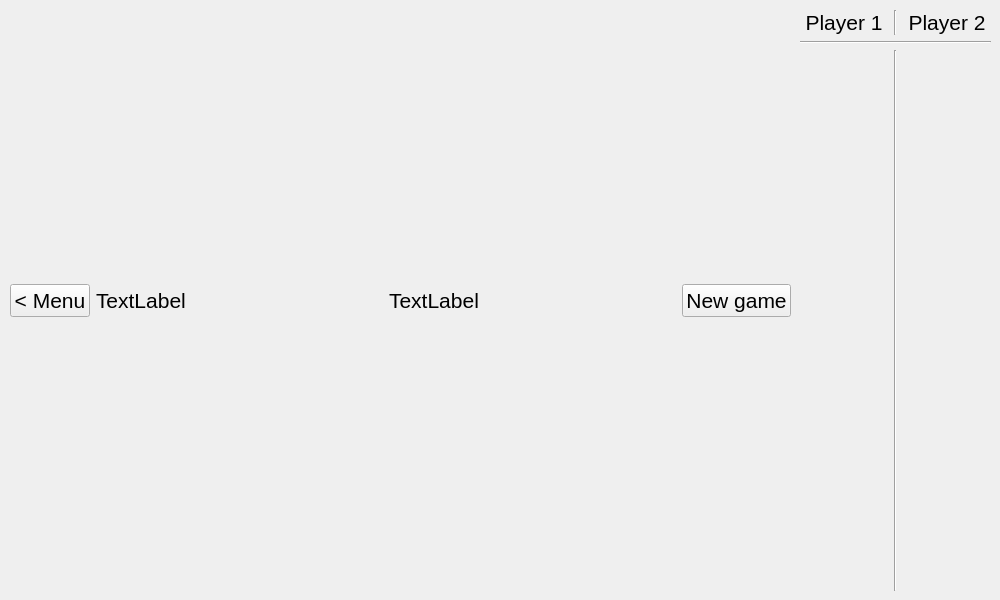
<?xml version="1.0" encoding="UTF-8"?>
<ui version="4.0">
 <class>Game</class>
 <widget class="QWidget" name="Game">
  <property name="geometry">
   <rect>
    <x>0</x>
    <y>0</y>
    <width>1000</width>
    <height>600</height>
   </rect>
  </property>
  <property name="font">
   <font>
    <pointsize>16</pointsize>
   </font>
  </property>
  <property name="windowTitle">
   <string>Form</string>
  </property>
  <widget class="QWidget" name="gridLayoutWidget">
   <property name="geometry">
    <rect>
     <x>10</x>
     <y>10</y>
     <width>781</width>
     <height>581</height>
    </rect>
   </property>
   <layout class="QGridLayout" name="gridLayout">
    <item row="0" column="2">
     <widget class="QLabel" name="labelPlayerTurn">
      <property name="sizePolicy">
       <sizepolicy hsizetype="Preferred" vsizetype="Preferred">
        <horstretch>1</horstretch>
        <verstretch>0</verstretch>
       </sizepolicy>
      </property>
      <property name="font">
       <font>
        <pointsize>16</pointsize>
       </font>
      </property>
      <property name="text">
       <string>TextLabel</string>
      </property>
      <property name="alignment">
       <set>Qt::AlignCenter</set>
      </property>
     </widget>
    </item>
    <item row="0" column="1">
     <widget class="QLabel" name="iconPlayer">
      <property name="text">
       <string>TextLabel</string>
      </property>
     </widget>
    </item>
    <item row="0" column="0">
     <widget class="QPushButton" name="pbMenu">
      <property name="font">
       <font>
        <pointsize>16</pointsize>
       </font>
      </property>
      <property name="text">
       <string>&lt; Menu</string>
      </property>
     </widget>
    </item>
    <item row="0" column="3">
     <widget class="QPushButton" name="pbNewGame">
      <property name="text">
       <string>New game</string>
      </property>
     </widget>
    </item>
   </layout>
  </widget>
  <widget class="QWidget" name="gridLayoutWidget_2">
   <property name="geometry">
    <rect>
     <x>800</x>
     <y>10</y>
     <width>191</width>
     <height>581</height>
    </rect>
   </property>
   <layout class="QGridLayout" name="gridLayout_4">
    <property name="sizeConstraint">
     <enum>QLayout::SetNoConstraint</enum>
    </property>
    <item row="2" column="0">
     <layout class="QVBoxLayout" name="layPair1"/>
    </item>
    <item row="2" column="2">
     <layout class="QVBoxLayout" name="layPair2"/>
    </item>
    <item row="0" column="2">
     <widget class="QLabel" name="labelPlayer2">
      <property name="text">
       <string>Player 2</string>
      </property>
      <property name="alignment">
       <set>Qt::AlignHCenter|Qt::AlignTop</set>
      </property>
     </widget>
    </item>
    <item row="0" column="1">
     <widget class="Line" name="line_3">
      <property name="orientation">
       <enum>Qt::Vertical</enum>
      </property>
     </widget>
    </item>
    <item row="1" column="0" colspan="3">
     <widget class="Line" name="line">
      <property name="orientation">
       <enum>Qt::Horizontal</enum>
      </property>
     </widget>
    </item>
    <item row="0" column="0">
     <widget class="QLabel" name="labelPlayer1">
      <property name="text">
       <string>Player 1</string>
      </property>
      <property name="alignment">
       <set>Qt::AlignHCenter|Qt::AlignTop</set>
      </property>
     </widget>
    </item>
    <item row="3" column="0">
     <spacer name="verticalSpacer">
      <property name="orientation">
       <enum>Qt::Vertical</enum>
      </property>
      <property name="sizeHint" stdset="0">
       <size>
        <width>20</width>
        <height>40</height>
       </size>
      </property>
     </spacer>
    </item>
    <item row="2" column="1" rowspan="2">
     <widget class="Line" name="line_2">
      <property name="sizePolicy">
       <sizepolicy hsizetype="Fixed" vsizetype="MinimumExpanding">
        <horstretch>0</horstretch>
        <verstretch>0</verstretch>
       </sizepolicy>
      </property>
      <property name="orientation">
       <enum>Qt::Vertical</enum>
      </property>
     </widget>
    </item>
    <item row="3" column="2">
     <spacer name="verticalSpacer_2">
      <property name="orientation">
       <enum>Qt::Vertical</enum>
      </property>
      <property name="sizeHint" stdset="0">
       <size>
        <width>20</width>
        <height>40</height>
       </size>
      </property>
     </spacer>
    </item>
   </layout>
  </widget>
 </widget>
 <resources/>
 <connections/>
</ui>
